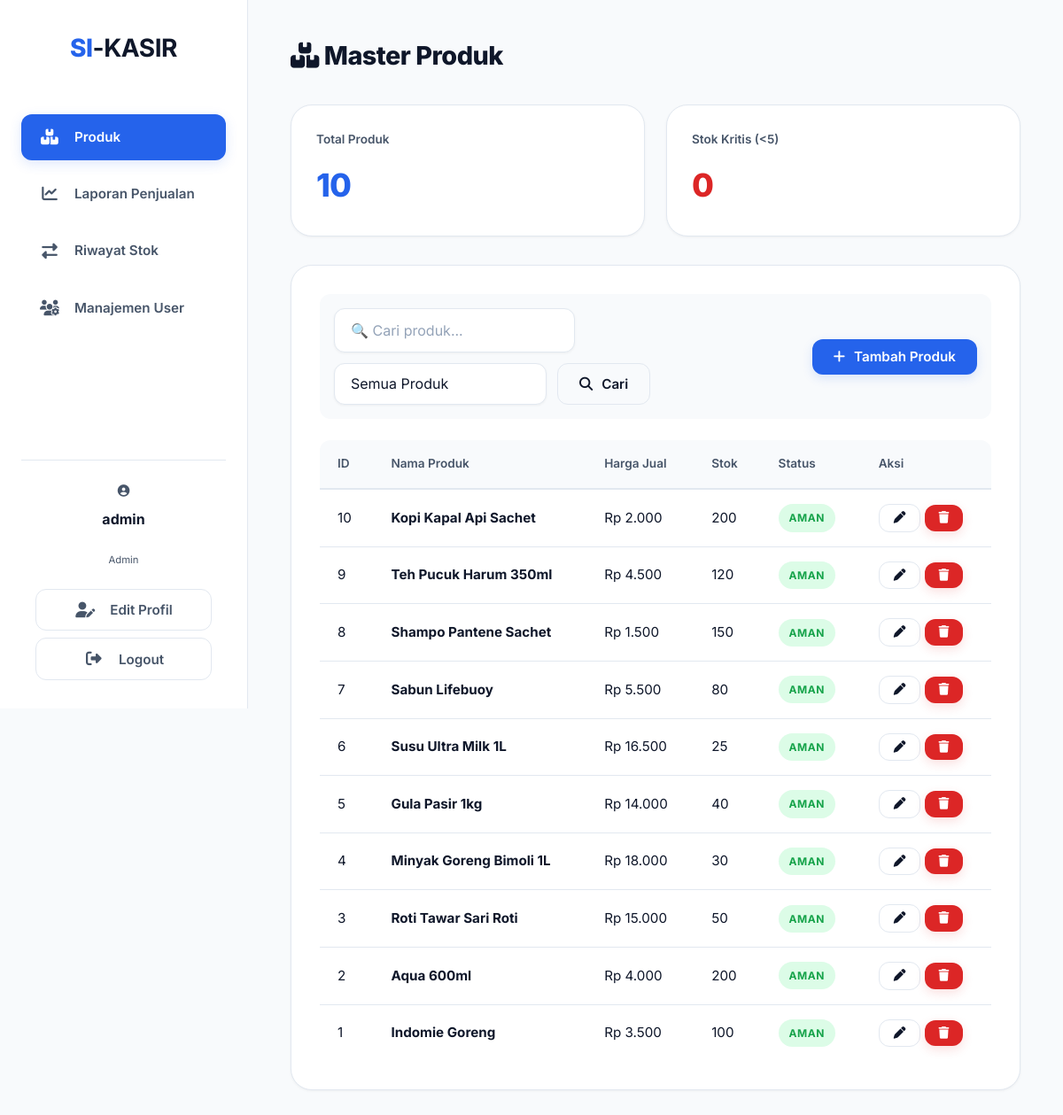
Screenshot of /modules/produk/index.php (signed in) with the database file from the repository.
### tables this page shows
CREATE TABLE m_produk (
    id_produk   INT             NOT NULL AUTO_INCREMENT,
    nama_produk VARCHAR(100)    NOT NULL,
    harga_jual  DECIMAL(10,2)   NOT NULL,
    stok        INT             NOT NULL DEFAULT 0,
    PRIMARY KEY (id_produk)
);

### includes/auth_helper.php (called while the page is built, shortened)
<?php
function isAdmin()
{
    return isset($_SESSION['role']) && $_SESSION['role'] === 'Admin';
}
?>

### modules/produk/index.php (the view, shortened to what this page needs)
<?php
require_once __DIR__ . '/../../includes/auth_helper.php';
require_once __DIR__ . '/../../config/database.php';
$search = trim($_GET['search'] ?? '');
$sql = "SELECT * FROM m_produk WHERE 1=1";
$params = [];
$sql .= " ORDER BY id_produk DESC";
$stmt = $pdo->prepare($sql);
$stmt->execute($params);
$produkList = $stmt->fetchAll();
$totalProduk = $pdo->query("SELECT COUNT(*) FROM m_produk")->fetchColumn();
$stokKritis = $pdo->query("SELECT COUNT(*) FROM m_produk WHERE stok < 5")->fetchColumn();
require_once __DIR__ . '/../../includes/header.php';
?>
<h2 style="margin-bottom:24px;font-weight:800;"><i class="fas fa-boxes-stacked"></i> Master Produk</h2>
<div class="stats-grid">
    <div class="stat-card">
        <div class="label">Total Produk</div>
        <div class="value accent"><?= $totalProduk ?></div>
    </div>
    <div class="stat-card">
        <div class="label">Stok Kritis (&lt;5)</div>
        <div class="value danger"><?= $stokKritis ?></div>
    </div>
</div>
<div class="card">
    <div class="toolbar">
        <form method="GET" style="display:flex;gap:12px;flex:1;flex-wrap:wrap;">
            <input type="text" name="search" class="form-control" placeholder="🔍 Cari produk..."
                value="<?= htmlspecialchars($search) ?>">
            <select name="filter" class="form-control" onchange="this.form.submit()" style="width:180px;">
                <option value="">Semua Produk</option>
            </select>
            <button type="submit" class="btn btn-outline"><i class="fas fa-search"></i> Cari</button>
        </form>
        <button onclick="document.getElementById('modalTambah').classList.add('show')" class="btn btn-primary">
            <i class="fas fa-plus"></i> Tambah Produk
        </button>
    </div>
    <table>
        <thead>
            <tr>
                <th>ID</th>
                <th>Nama Produk</th>
                <th>Harga Jual</th>
                <th>Stok</th>
                <th>Status</th>
                <th>Aksi</th>
            </tr>
        </thead>
        <tbody>
            <?php if (empty($produkList)): ?>
                <tr>
                    <td colspan="6" style="text-align:center;color:var(--text-muted);padding:40px;">Tidak ada data produk.
                    </td>
                </tr>
            <?php else:
                foreach ($produkList as $p): ?>
                    <tr>
                        <td><?= $p['id_produk'] ?></td>
                        <td><strong><?= htmlspecialchars($p['nama_produk']) ?></strong></td>
                        <td>Rp <?= number_format($p['harga_jual'], 0, ',', '.') ?></td>
                        <td><?= $p['stok'] ?></td>
                        <td>
                            <?php if ($p['stok'] < 5): ?>
                                <span class="badge badge-danger">Kritis</span>
                            <?php elseif ($p['stok'] < 20): ?>
                                <span class="badge badge-warning">Rendah</span>
                            <?php else: ?>
                                <span class="badge badge-success">Aman</span>
                            <?php endif; ?>
                        </td>
                        <td>
                            <a href="?edit=<?= $p['id_produk'] ?>" class="btn btn-outline btn-sm"><i class="fas fa-pen"></i></a>
                            <button type="button" class="btn btn-danger btn-sm"
                                onclick="confirmDelete(<?= $p['id_produk'] ?>, '<?= htmlspecialchars(addslashes($p['nama_produk'])) ?>')">
                                <i class="fas fa-trash"></i>
                            </button>
                        </td>
                    </tr>
                <?php endforeach; endif; ?>
        </tbody>
    </table>
</div>
<?php require_once __DIR__ . '/../../includes/footer.php'; ?>

### includes/header.php (shortened to what this page needs)
<?php
$baseUrl = '/uts/si-kasir';
?>
<!DOCTYPE html>
<html lang="id">
<head>
    <link rel="stylesheet" href="<?= $baseUrl ?>/assets/css/style.css">
    <link rel="stylesheet" href="https://cdnjs.cloudflare.com/ajax/libs/font-awesome/6.5.0/css/all.min.css">
</head>
<body>
    <div class="app-wrapper">
        <aside class="sidebar">
            <div class="logo">SI<span>-KASIR</span></div>
            <?php if (isAdmin()): ?>
                <a href="<?= $baseUrl ?>/modules/produk/index.php"
                    class="<?= strpos($_SERVER['PHP_SELF'], 'produk') !== false ? 'active' : '' ?>">
                    <i class="fas fa-boxes-stacked"></i> Produk
                </a>
                <a href="<?= $baseUrl ?>/modules/laporan/penjualan.php"
                    class="<?= strpos($_SERVER['PHP_SELF'], 'penjualan') !== false ? 'active' : '' ?>">
                    <i class="fas fa-chart-line"></i> Laporan Penjualan
                </a>
                <a href="<?= $baseUrl ?>/modules/laporan/riwayat_stok.php"
                    class="<?= strpos($_SERVER['PHP_SELF'], 'riwayat_stok') !== false ? 'active' : '' ?>">
                    <i class="fas fa-exchange-alt"></i> Riwayat Stok
                </a>
                <a href="<?= $baseUrl ?>/modules/auth/register.php"
                    class="<?= strpos($_SERVER['PHP_SELF'], 'register') !== false ? 'active' : '' ?>">
                    <i class="fas fa-users-gear"></i> Manajemen User
                </a>
            <?php endif; ?>
            <div class="user-info">
                <i class="fas fa-user-circle"></i>
                <strong><?= htmlspecialchars($_SESSION['username'] ?? '') ?></strong>
                <br><small><?= htmlspecialchars($_SESSION['role'] ?? '') ?></small>
                <br><br>
                <a href="<?= $baseUrl ?>/modules/auth/profil.php"
                    class="btn btn-outline btn-sm <?= strpos($_SERVER['PHP_SELF'], 'profil') !== false ? 'active' : '' ?>"
                    style="width:100%;justify-content:center;margin-bottom:8px;">
                    <i class="fas fa-user-edit"></i> Edit Profil
                </a>
                <a href="<?= $baseUrl ?>/modules/auth/logout.php" class="btn btn-outline btn-sm"
                    style="width:100%;justify-content:center;">
                    <i class="fas fa-right-from-bracket"></i> Logout
                </a>
            </div>
        </aside>
        <main class="main-content">

### includes/footer.php (shortened to what this page needs)
    </main>
</div>
</body>
</html>

### rows the page displays
m_produk: id_produk "10", nama_produk "Kopi Kapal Api Sachet", harga_jual "2.000", stok "200", shows "AMAN"
m_produk: id_produk "9", nama_produk "Teh Pucuk Harum 350ml", harga_jual "4.500", stok "120", shows "AMAN"
m_produk: id_produk "8", nama_produk "Shampo Pantene Sachet", harga_jual "1.500", stok "150", shows "AMAN"
m_produk: id_produk "7", nama_produk "Sabun Lifebuoy", harga_jual "5.500", stok "80", shows "AMAN"
m_produk: id_produk "6", nama_produk "Susu Ultra Milk 1L", harga_jual "16.500", stok "25", shows "AMAN"
m_produk: id_produk "5", nama_produk "Gula Pasir 1kg", harga_jual "14.000", stok "40", shows "AMAN"
m_produk: id_produk "4", nama_produk "Minyak Goreng Bimoli 1L", harga_jual "18.000", stok "30", shows "AMAN"
m_produk: id_produk "3", nama_produk "Roti Tawar Sari Roti", harga_jual "15.000", stok "50", shows "AMAN"
m_produk: id_produk "2", nama_produk "Aqua 600ml", harga_jual "4.000", stok "200", shows "AMAN"
m_produk: id_produk "1", nama_produk "Indomie Goreng", harga_jual "3.500", stok "100", shows "AMAN"

### other values shown
$_SESSION['username'] "admin"
$_SESSION['role'] "Admin"
$totalProduk "10"
$stokKritis "0"
